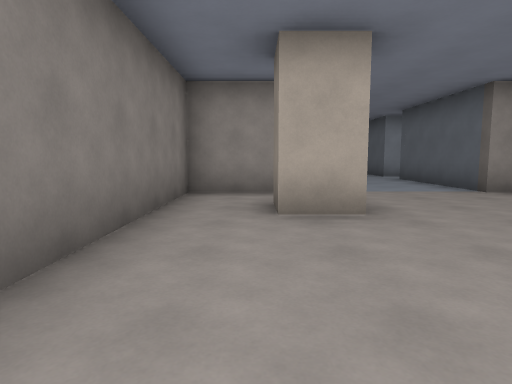
view 1 (above)

15 first-person views from a walk through a 3-D level made in the Godot game engine. The camera is 1.3 m above the floor, tilts 6° down and sees 75° across. The floor is counted in squares, 2 m on a side. Each view is taken from the middle of a square. On the plan, view 1 faces up. The plan holds only what a view shows up to about 10 squares ahead; the rest is blank. The place goes on beyond the plan. Characters and animated objects are left out.

view 2
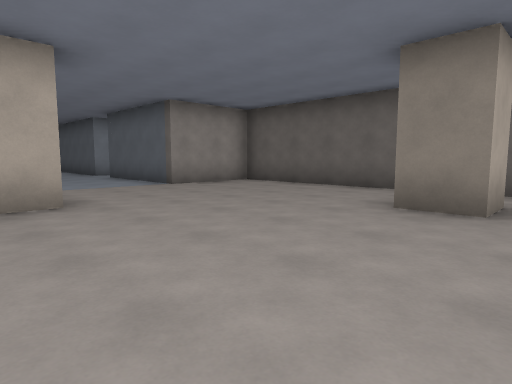

view 3
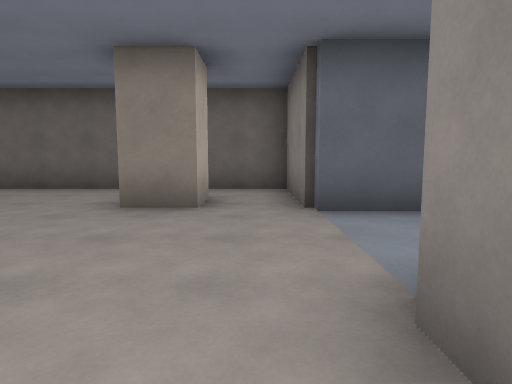

view 4
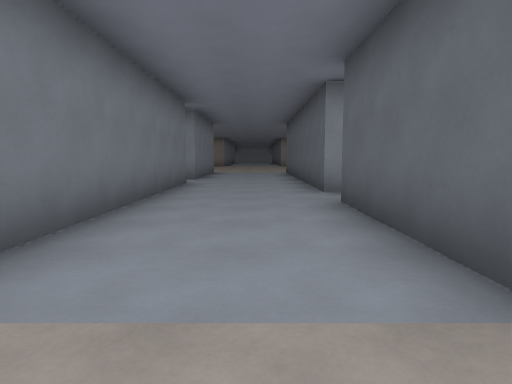

view 5
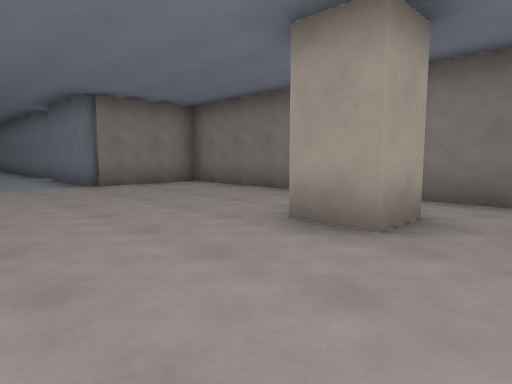

view 6
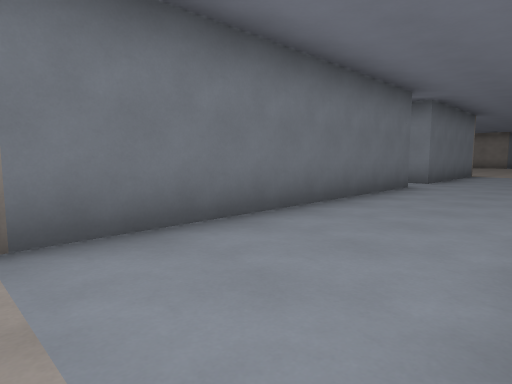

view 7
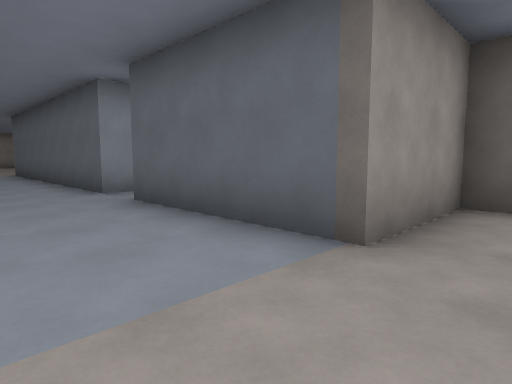

view 8
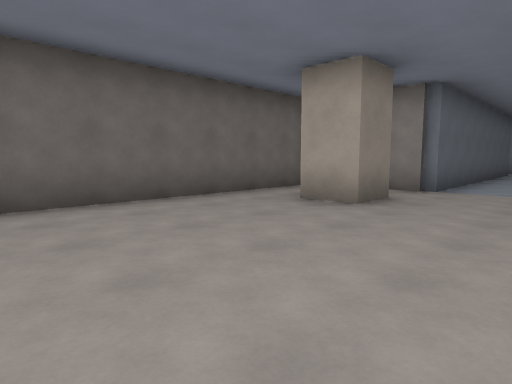

view 9
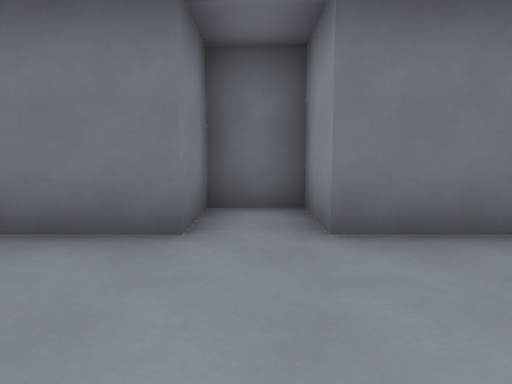

view 10
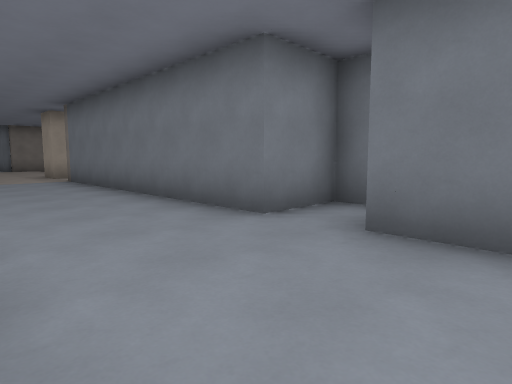

view 11
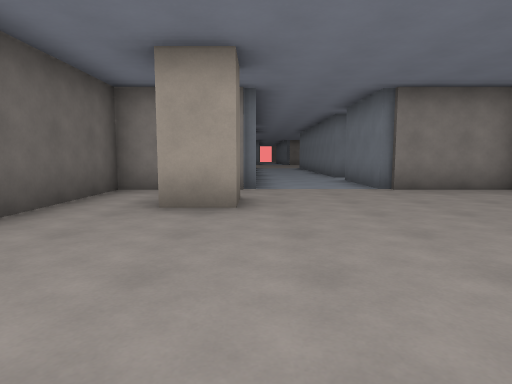

view 12
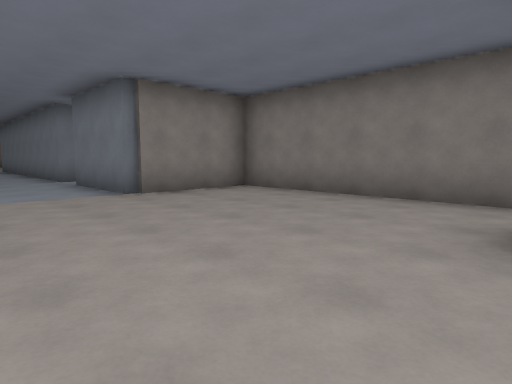

view 13
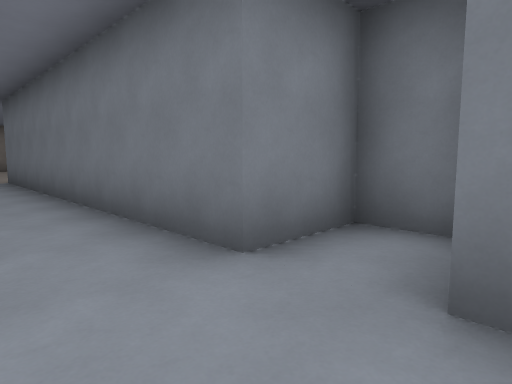

view 14
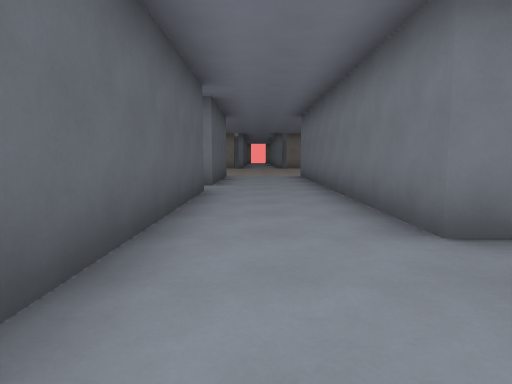

view 15
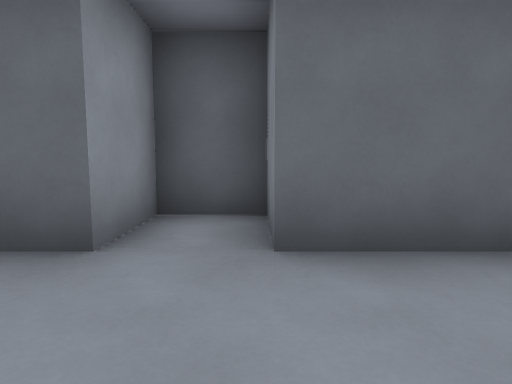

### Floor plan
Points are (right, up) in squares from view 1. A wall is a line through its corners. A room is listed if a view was taken in it or the views show most of it. See-through windows are left out.
Room 1 (views 1, 2, 3, 4, 5, 6, 7, 8, 9, 10, 11, 12, 13, 14, 15)
walls: (1.3, 3.7) (0.3, 3.7) (0.3, 4.8) (1.3, 4.8) (1.3, 3.7); (0.4, 6.1) (-1.3, 6.1) (-1.3, -1.6) (1.5, -1.6) (1.5, -4.4); (5.4, -0.3) (4.3, -0.3) (4.3, 0.7) (5.2, 0.7); (0, -4.6) (0, -5.6) (1.5, -5.6) (1.5, -11.5); (4, -9.4) (4, -1.6) (6.7, -1.6) (6.7, 6.1) (4.3, 6.1) (4.3, 9.9) (5.7, 9.9) (5.7, 11.1) (4.3, 11.1) (4.3, 16.5); (1.3, 16.5) (1.3, 14.6) (-0.3, 14.6) (-0.3, 13.4) (1.3, 13.4) (1.3, 6.1); (4, -11.5) (4, -10.6)

Positions as (right, up) in squares from view 1, and headings:
1: (0, 0), facing up
2: (0, -1), facing up-right
3: (0, -1), facing right
4: (3, 5), facing up
5: (4, 6), facing down-left
6: (4, 6), facing up-left
7: (2, 5), facing up-right
8: (2, 5), facing down-right
9: (4, 14), facing left
10: (4, 16), facing down-left
11: (4, 5), facing down
12: (4, 4), facing down-left
13: (3, -4), facing down-left
14: (3, -3), facing down
15: (2, 10), facing right
